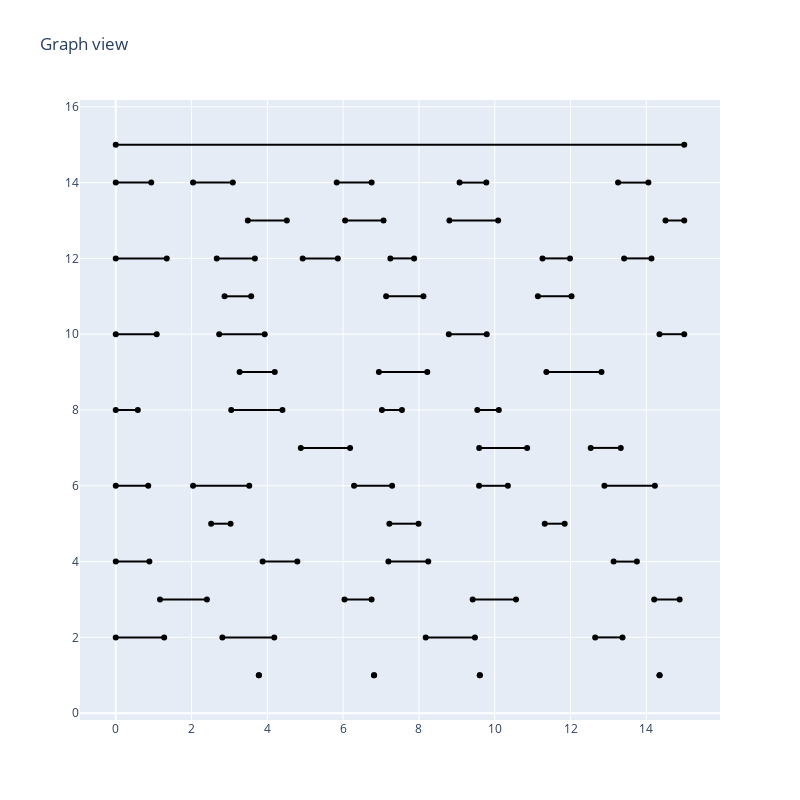
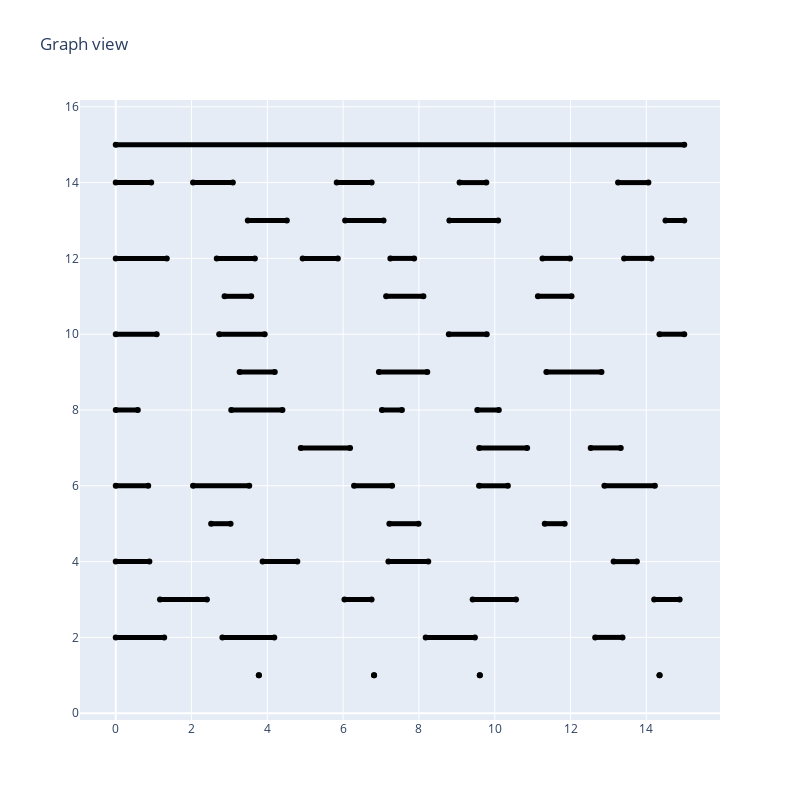

Write notebook code for charts like these, in order.
### Code cell
fig = plot_a_layered_graph(layers)
fig.show()
fig.update_yaxes(range=[4, 24])   # Set y-axis limits
fig.update_traces(line={'width': 5})

### Figure 1 — Plotly figure (JSON) as saved in the notebook; plotly's stock layout.template omitted (floating-point values rounded to 4 significant figures)
{"data": [{"line": {"color": "black"}, "type": "scatter", "x": [0, 15], "y": [15, 15]}, {"line": {"color": "black"}, "type": "scatter", "x": [0, 0.936], "y": [14, 14]}, {"line": {"color": "black"}, "type": "scatter", "x": [2.04, 3.089], "y": [14, 14]}, {"line": {"color": "black"}, "type": "scatter", "x": [5.831, 6.751], "y": [14, 14]}, {"line": {"color": "black"}, "type": "scatter", "x": [9.072, 9.777], "y": [14, 14]}, {"line": {"color": "black"}, "type": "scatter", "x": [13.25, 14.05], "y": [14, 14]}, {"line": {"color": "black"}, "type": "scatter", "x": [3.485, 4.514], "y": [13, 13]}, {"line": {"color": "black"}, "type": "scatter", "x": [6.052, 7.066], "y": [13, 13]}, {"line": {"color": "black"}, "type": "scatter", "x": [8.803, 10.09], "y": [13, 13]}, {"line": {"color": "black"}, "type": "scatter", "x": [14.5, 15], "y": [13, 13]}, {"line": {"color": "black"}, "type": "scatter", "x": [0, 1.347], "y": [12, 12]}, {"line": {"color": "black"}, "type": "scatter", "x": [2.665, 3.67], "y": [12, 12]}, {"line": {"color": "black"}, "type": "scatter", "x": [4.932, 5.86], "y": [12, 12]}, {"line": {"color": "black"}, "type": "scatter", "x": [7.246, 7.873], "y": [12, 12]}, {"line": {"color": "black"}, "type": "scatter", "x": [11.26, 11.99], "y": [12, 12]}, {"line": {"color": "black"}, "type": "scatter", "x": [13.41, 14.13], "y": [12, 12]}, {"line": {"color": "black"}, "type": "scatter", "x": [2.871, 3.573], "y": [11, 11]}, {"line": {"color": "black"}, "type": "scatter", "x": [7.135, 8.118], "y": [11, 11]}, {"line": {"color": "black"}, "type": "scatter", "x": [11.14, 12.03], "y": [11, 11]}, {"line": {"color": "black"}, "type": "scatter", "x": [0, 1.08], "y": [10, 10]}, {"line": {"color": "black"}, "type": "scatter", "x": [2.729, 3.93], "y": [10, 10]}, {"line": {"color": "black"}, "type": "scatter", "x": [8.788, 9.788], "y": [10, 10]}, {"line": {"color": "black"}, "type": "scatter", "x": [14.35, 15], "y": [10, 10]}, {"line": {"color": "black"}, "type": "scatter", "x": [3.269, 4.196], "y": [9, 9]}, {"line": {"color": "black"}, "type": "scatter", "x": [6.943, 8.22], "y": [9, 9]}, {"line": {"color": "black"}, "type": "scatter", "x": [11.36, 12.82], "y": [9, 9]}, {"line": {"color": "black"}, "type": "scatter", "x": [0, 0.5821], "y": [8, 8]}, {"line": {"color": "black"}, "type": "scatter", "x": [3.047, 4.398], "y": [8, 8]}, {"line": {"color": "black"}, "type": "scatter", "x": [7.023, 7.551], "y": [8, 8]}, {"line": {"color": "black"}, "type": "scatter", "x": [9.539, 10.11], "y": [8, 8]}, {"line": {"color": "black"}, "type": "scatter", "x": [4.882, 6.183], "y": [7, 7]}, {"line": {"color": "black"}, "type": "scatter", "x": [9.59, 10.85], "y": [7, 7]}, {"line": {"color": "black"}, "type": "scatter", "x": [12.53, 13.32], "y": [7, 7]}, {"line": {"color": "black"}, "type": "scatter", "x": [0, 0.8566], "y": [6, 6]}, {"line": {"color": "black"}, "type": "scatter", "x": [2.039, 3.522], "y": [6, 6]}, {"line": {"color": "black"}, "type": "scatter", "x": [6.288, 7.292], "y": [6, 6]}, {"line": {"color": "black"}, "type": "scatter", "x": [9.586, 10.35], "y": [6, 6]}, {"line": {"color": "black"}, "type": "scatter", "x": [12.89, 14.23], "y": [6, 6]}, {"line": {"color": "black"}, "type": "scatter", "x": [2.517, 3.03], "y": [5, 5]}, {"line": {"color": "black"}, "type": "scatter", "x": [7.219, 7.989], "y": [5, 5]}, {"line": {"color": "black"}, "type": "scatter", "x": [11.32, 11.85], "y": [5, 5]}, {"line": {"color": "black"}, "type": "scatter", "x": [0, 0.8875], "y": [4, 4]}, {"line": {"color": "black"}, "type": "scatter", "x": [3.876, 4.791], "y": [4, 4]}, {"line": {"color": "black"}, "type": "scatter", "x": [7.194, 8.245], "y": [4, 4]}, {"line": {"color": "black"}, "type": "scatter", "x": [13.14, 13.75], "y": [4, 4]}, {"line": {"color": "black"}, "type": "scatter", "x": [1.167, 2.406], "y": [3, 3]}, {"line": {"color": "black"}, "type": "scatter", "x": [6.036, 6.75], "y": [3, 3]}, {"line": {"color": "black"}, "type": "scatter", "x": [9.417, 10.56], "y": [3, 3]}, {"line": {"color": "black"}, "type": "scatter", "x": [14.21, 14.88], "y": [3, 3]}, {"line": {"color": "black"}, "type": "scatter", "x": [0, 1.278], "y": [2, 2]}, {"line": {"color": "black"}, "type": "scatter", "x": [2.814, 4.183], "y": [2, 2]}, {"line": {"color": "black"}, "type": "scatter", "x": [8.178, 9.476], "y": [2, 2]}, {"line": {"color": "black"}, "type": "scatter", "x": [12.65, 13.37], "y": [2, 2]}, {"line": {"color": "black"}, "type": "scatter", "x": [3.776, 3.776], "y": [1, 1]}, {"line": {"color": "black"}, "type": "scatter", "x": [6.815, 6.815], "y": [1, 1]}, {"line": {"color": "black"}, "type": "scatter", "x": [9.606, 9.606], "y": [1, 1]}, {"line": {"color": "black"}, "type": "scatter", "x": [14.35, 14.35], "y": [1, 1]}], "layout": {"height": 800, "showlegend": false, "title": {"text": "Graph view"}, "width": 800, "yaxis": {"scaleanchor": "x"}, "yaxis2": {"overlaying": "y", "scaleanchor": "x", "side": "right"}}}

### Figure 2 — Plotly figure (JSON) as saved in the notebook; plotly's stock layout.template omitted (floating-point values rounded to 4 significant figures)
{"data": [{"line": {"color": "black", "width": 5}, "type": "scatter", "x": [0, 15], "y": [15, 15]}, {"line": {"color": "black", "width": 5}, "type": "scatter", "x": [0, 0.936], "y": [14, 14]}, {"line": {"color": "black", "width": 5}, "type": "scatter", "x": [2.04, 3.089], "y": [14, 14]}, {"line": {"color": "black", "width": 5}, "type": "scatter", "x": [5.831, 6.751], "y": [14, 14]}, {"line": {"color": "black", "width": 5}, "type": "scatter", "x": [9.072, 9.777], "y": [14, 14]}, {"line": {"color": "black", "width": 5}, "type": "scatter", "x": [13.25, 14.05], "y": [14, 14]}, {"line": {"color": "black", "width": 5}, "type": "scatter", "x": [3.485, 4.514], "y": [13, 13]}, {"line": {"color": "black", "width": 5}, "type": "scatter", "x": [6.052, 7.066], "y": [13, 13]}, {"line": {"color": "black", "width": 5}, "type": "scatter", "x": [8.803, 10.09], "y": [13, 13]}, {"line": {"color": "black", "width": 5}, "type": "scatter", "x": [14.5, 15], "y": [13, 13]}, {"line": {"color": "black", "width": 5}, "type": "scatter", "x": [0, 1.347], "y": [12, 12]}, {"line": {"color": "black", "width": 5}, "type": "scatter", "x": [2.665, 3.67], "y": [12, 12]}, {"line": {"color": "black", "width": 5}, "type": "scatter", "x": [4.932, 5.86], "y": [12, 12]}, {"line": {"color": "black", "width": 5}, "type": "scatter", "x": [7.246, 7.873], "y": [12, 12]}, {"line": {"color": "black", "width": 5}, "type": "scatter", "x": [11.26, 11.99], "y": [12, 12]}, {"line": {"color": "black", "width": 5}, "type": "scatter", "x": [13.41, 14.13], "y": [12, 12]}, {"line": {"color": "black", "width": 5}, "type": "scatter", "x": [2.871, 3.573], "y": [11, 11]}, {"line": {"color": "black", "width": 5}, "type": "scatter", "x": [7.135, 8.118], "y": [11, 11]}, {"line": {"color": "black", "width": 5}, "type": "scatter", "x": [11.14, 12.03], "y": [11, 11]}, {"line": {"color": "black", "width": 5}, "type": "scatter", "x": [0, 1.08], "y": [10, 10]}, {"line": {"color": "black", "width": 5}, "type": "scatter", "x": [2.729, 3.93], "y": [10, 10]}, {"line": {"color": "black", "width": 5}, "type": "scatter", "x": [8.788, 9.788], "y": [10, 10]}, {"line": {"color": "black", "width": 5}, "type": "scatter", "x": [14.35, 15], "y": [10, 10]}, {"line": {"color": "black", "width": 5}, "type": "scatter", "x": [3.269, 4.196], "y": [9, 9]}, {"line": {"color": "black", "width": 5}, "type": "scatter", "x": [6.943, 8.22], "y": [9, 9]}, {"line": {"color": "black", "width": 5}, "type": "scatter", "x": [11.36, 12.82], "y": [9, 9]}, {"line": {"color": "black", "width": 5}, "type": "scatter", "x": [0, 0.5821], "y": [8, 8]}, {"line": {"color": "black", "width": 5}, "type": "scatter", "x": [3.047, 4.398], "y": [8, 8]}, {"line": {"color": "black", "width": 5}, "type": "scatter", "x": [7.023, 7.551], "y": [8, 8]}, {"line": {"color": "black", "width": 5}, "type": "scatter", "x": [9.539, 10.11], "y": [8, 8]}, {"line": {"color": "black", "width": 5}, "type": "scatter", "x": [4.882, 6.183], "y": [7, 7]}, {"line": {"color": "black", "width": 5}, "type": "scatter", "x": [9.59, 10.85], "y": [7, 7]}, {"line": {"color": "black", "width": 5}, "type": "scatter", "x": [12.53, 13.32], "y": [7, 7]}, {"line": {"color": "black", "width": 5}, "type": "scatter", "x": [0, 0.8566], "y": [6, 6]}, {"line": {"color": "black", "width": 5}, "type": "scatter", "x": [2.039, 3.522], "y": [6, 6]}, {"line": {"color": "black", "width": 5}, "type": "scatter", "x": [6.288, 7.292], "y": [6, 6]}, {"line": {"color": "black", "width": 5}, "type": "scatter", "x": [9.586, 10.35], "y": [6, 6]}, {"line": {"color": "black", "width": 5}, "type": "scatter", "x": [12.89, 14.23], "y": [6, 6]}, {"line": {"color": "black", "width": 5}, "type": "scatter", "x": [2.517, 3.03], "y": [5, 5]}, {"line": {"color": "black", "width": 5}, "type": "scatter", "x": [7.219, 7.989], "y": [5, 5]}, {"line": {"color": "black", "width": 5}, "type": "scatter", "x": [11.32, 11.85], "y": [5, 5]}, {"line": {"color": "black", "width": 5}, "type": "scatter", "x": [0, 0.8875], "y": [4, 4]}, {"line": {"color": "black", "width": 5}, "type": "scatter", "x": [3.876, 4.791], "y": [4, 4]}, {"line": {"color": "black", "width": 5}, "type": "scatter", "x": [7.194, 8.245], "y": [4, 4]}, {"line": {"color": "black", "width": 5}, "type": "scatter", "x": [13.14, 13.75], "y": [4, 4]}, {"line": {"color": "black", "width": 5}, "type": "scatter", "x": [1.167, 2.406], "y": [3, 3]}, {"line": {"color": "black", "width": 5}, "type": "scatter", "x": [6.036, 6.75], "y": [3, 3]}, {"line": {"color": "black", "width": 5}, "type": "scatter", "x": [9.417, 10.56], "y": [3, 3]}, {"line": {"color": "black", "width": 5}, "type": "scatter", "x": [14.21, 14.88], "y": [3, 3]}, {"line": {"color": "black", "width": 5}, "type": "scatter", "x": [0, 1.278], "y": [2, 2]}, {"line": {"color": "black", "width": 5}, "type": "scatter", "x": [2.814, 4.183], "y": [2, 2]}, {"line": {"color": "black", "width": 5}, "type": "scatter", "x": [8.178, 9.476], "y": [2, 2]}, {"line": {"color": "black", "width": 5}, "type": "scatter", "x": [12.65, 13.37], "y": [2, 2]}, {"line": {"color": "black", "width": 5}, "type": "scatter", "x": [3.776, 3.776], "y": [1, 1]}, {"line": {"color": "black", "width": 5}, "type": "scatter", "x": [6.815, 6.815], "y": [1, 1]}, {"line": {"color": "black", "width": 5}, "type": "scatter", "x": [9.606, 9.606], "y": [1, 1]}, {"line": {"color": "black", "width": 5}, "type": "scatter", "x": [14.35, 14.35], "y": [1, 1]}], "layout": {"height": 800, "showlegend": false, "title": {"text": "Graph view"}, "width": 800, "yaxis": {"scaleanchor": "x"}, "yaxis2": {"overlaying": "y", "scaleanchor": "x", "side": "right"}}}
